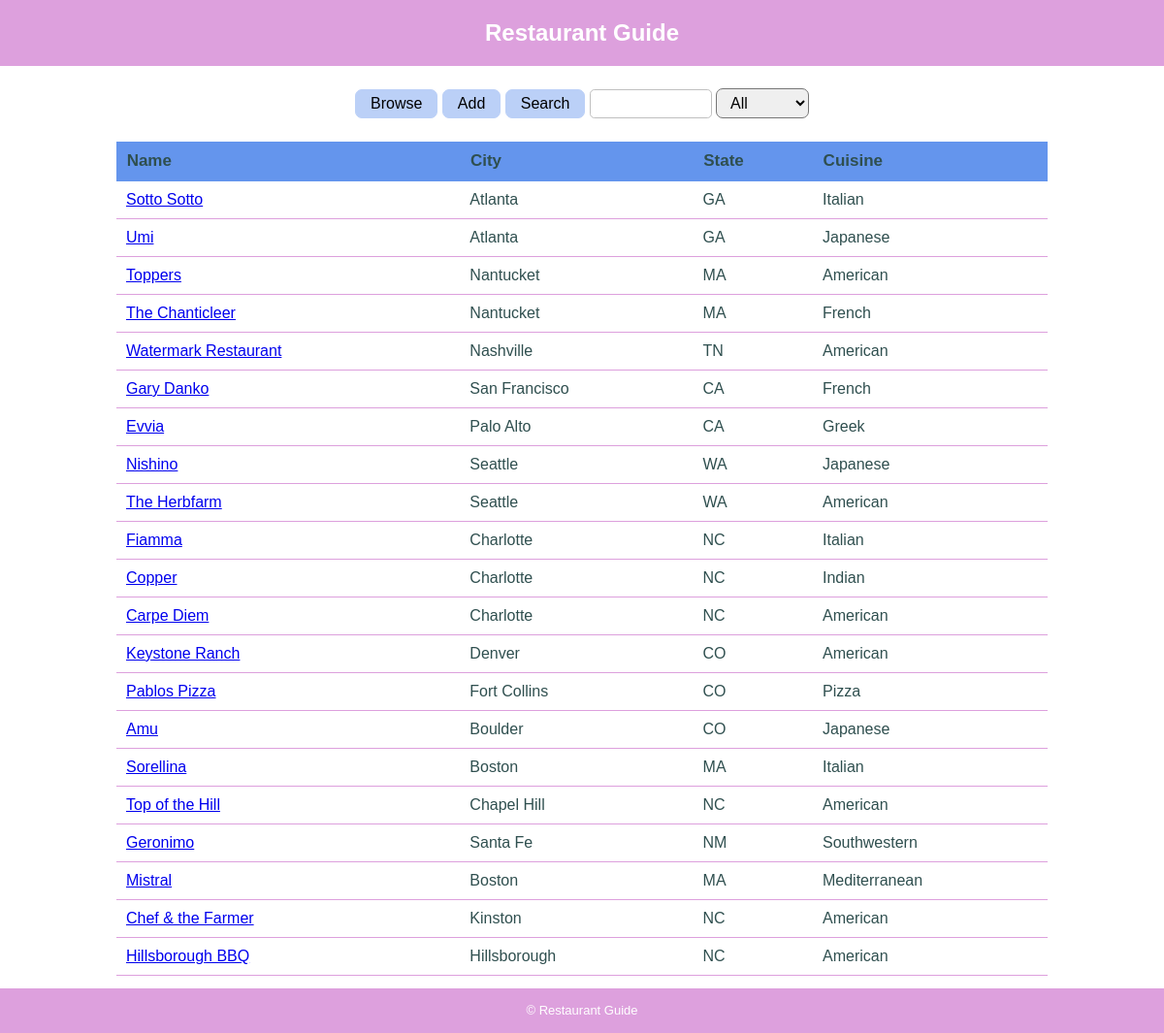
The page / on the database its author committed.
### tables this page shows
CREATE TABLE "RESTAURANT" ("ID" VARCHAR(5) PRIMARY KEY  NOT NULL ,"Name" VARCHAR(50) NOT NULL ,"City" VARCHAR(20) NOT NULL ,"State" CHAR(2) NOT NULL ,"Cuisine" VARCHAR(20) NOT NULL ,"Description" VARCHAR,"Price" INT NOT NULL ,"Rating" INT NOT NULL ,"Image" VARCHAR);

### databaseLibrary.php (called while the page is built, shortened)
<?php
function getListOfAllRestaurants() {
	global $db, $restaurantCount;
	try {
		$query = "SELECT * FROM RESTAURANT";
		$statement = $db->prepare($query);
		$statement->execute();
		foreach ($db->query($query) as $row) {
			$restaurantCount++;
		}
	}
	catch (Exception $e) {
		echo "<p>Error Message: " . $e->getMessage() . "</p>";
		exit();
	}
	return $statement;
}
?>

### listView.php (the view, shortened to what this page needs)
<?php
	include('header.php');
?>
    <section id="controls">
        <form  method="post">
            <input class="button" type="submit" name="browse_restaurants" value="Browse" />
            <input class="button" type="submit" name="add_restaurants" value="Add" />
            <input class="button" type="submit" name="search_restaurants" value="Search" />
            <input class="search" type="text"   name="searchTerm" size=10 />
	        <select name = 'attribute'>
	        	<option value = 'All'>All</option>
            </select>
        </form>
    </section>
<?php
if ($restaurantCount > 0) {
	echo "<table><thead><tr><th>Name</th><th>City</th><th>State</th><th>Cuisine</th></tr></thead>";
	echo "<tbody>";
	while($res = $statement->fetch(PDO::FETCH_ASSOC)){
		$id = $res['ID'];
		$name = $res['Name'];
		$city = $res['City'];
		$state = $res['State'];
		$cuisine = $res['Cuisine'];
		echo "<tr><td><a href=index.php?ID=" . $id . ">" . $name . "</a></td><td>" . $city . "</td><td>" . $state . "</td><td>" . $cuisine . "</td></tr>";
	    }
	echo "</tbody></table>";
    }
else {
	echo "No results found.";
	}
?>
<?php
	include('footer.php');
?>

### style.css (style rules this page uses)
body { font-family: verdana,arial,sans-serif; margin: 0; padding: 0; }
#controls { width: 80%; margin: 0 auto; padding: 1em; text-align: center; }
.button { font-size: 1em; padding: 5px 15px; background: #bbd0f7; border: 1px solid #bbd0f7; border-radius: 7px; color: black; }
.search { font-size: 1em; padding: 6px 1px; border: 1px solid lightgray; border-radius: 6px; text-align: left; }
select { font-size: 1em; margin: 0; padding: 5px 10px; border-radius: 7px; }
table { font-family: verdana,arial,sans-serif; font-size: 1em; color: darkslategray; text-align: left; border-collapse: collapse; margin: 0 auto; width: 80%; }
table th { font-size: 1.063em; border-width: .0625em; padding: .625em; background-color: cornflowerblue; }
table td { padding: .625em; border-width: .0625em; border-bottom: .0625em solid plum; }
input[type=number], input[type=text], textarea { padding: .3em; margin: .5em 0; border: 1px solid silver; border-radius: .3em; box-sizing: border-box; }

### rows shown on the page
restaurant: Name "Sotto Sotto", City "Atlanta", State "GA", Cuisine "Italian"
restaurant: Name "Umi", City "Atlanta", State "GA", Cuisine "Japanese"
restaurant: Name "Toppers", City "Nantucket", State "MA", Cuisine "American"
restaurant: Name "The Chanticleer", City "Nantucket", State "MA", Cuisine "French"
restaurant: Name "Watermark Restaurant", City "Nashville", State "TN", Cuisine "American"
restaurant: Name "Gary Danko", City "San Francisco", State "CA", Cuisine "French"
restaurant: Name "Evvia", City "Palo Alto", State "CA", Cuisine "Greek"
restaurant: Name "Nishino", City "Seattle", State "WA", Cuisine "Japanese"
restaurant: Name "The Herbfarm", City "Seattle", State "WA", Cuisine "American"
restaurant: Name "Fiamma", City "Charlotte", State "NC", Cuisine "Italian"
restaurant: Name "Copper", City "Charlotte", State "NC", Cuisine "Indian"
restaurant: Name "Carpe Diem", City "Charlotte", State "NC", Cuisine "American"
restaurant: Name "Keystone Ranch", City "Denver", State "CO", Cuisine "American"
restaurant: Name "Pablos Pizza", City "Fort Collins", State "CO", Cuisine "Pizza"
restaurant: Name "Amu", City "Boulder", State "CO", Cuisine "Japanese"
restaurant: Name "Sorellina", City "Boston", State "MA", Cuisine "Italian"
restaurant: Name "Top of the Hill", City "Chapel Hill", State "NC", Cuisine "American"
restaurant: Name "Geronimo", City "Santa Fe", State "NM", Cuisine "Southwestern"
restaurant: Name "Mistral", City "Boston", State "MA", Cuisine "Mediterranean"
restaurant: Name "Chef & the Farmer", City "Kinston", State "NC", Cuisine "American"
restaurant: Name "Hillsborough BBQ", City "Hillsborough", State "NC", Cuisine "American"
